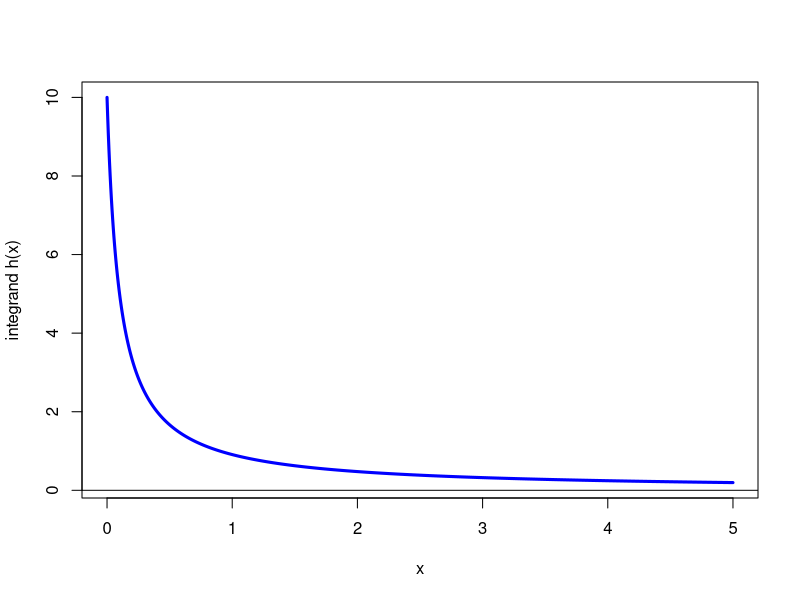

Generate this figure with R:
## ---- chunk 1
n <- 1e6
samples <- runif(n, -1, 2)
mean(samples^4)
## ---- chunk 2
n <- 1e6
xsamples <- rnorm(n)
ysamples <- rnorm(n)
mean(pmax(xsamples, ysamples))
## ---- chunk 3
n <- 1e6
rain_x <- runif(n, -1, 1)
rain_y <- runif(n, -1, 1)
in_box <- function(x, y) x^2 + y^2 <= 1
mean(in_box(rain_x, rain_y))
## ---- chunk 4
var_est <- var(in_box(rain_x, rain_y))
var_est / (1e-6)^2
## ---- chunk 5
n <- 1e6
integrand <- function(x) 1 / (x + 0.1)
samples1 <- runif(n, 0, 5)
mean(5 * integrand(samples1))
## ---- chunk 6
#| code-fold: true
curve(
  integrand, n = 1001, from = 0, to = 5,
  col = "blue", lwd = 3,
  xlab = "x", ylab = "integrand h(x)", xlim = c(0,5)
)
abline(h = 0)
## ---- chunk 7
pdf <- function(x) dexp(x, 1)
phi <- function(x) (integrand(x) / pdf(x)) * (x <= 5)

samples2 <- rexp(n, 1)
mean(phi(samples2))
## ---- chunk 8
var(5 * integrand(samples1)) / n
var(phi(samples2)) / n
## ---- chunk 9
pdf <- function(x) dbeta(x / 5, 1, 2) / 5
phi <- function(x) integrand(x) / pdf(x)

samples2 <- 5 * rbeta(n, 1, 2)
mean(phi(samples2))
## ---- chunk 10
n <- 1e6
samples <- rexp(n, 1)
mean(samples^2.1)
## ---- chunk 11
mean(samples^2.1 - samples^2) + 2
## ---- chunk 12
var(samples^2.1) / n
## ---- chunk 13
var(samples^2.1 - samples^2) / n
